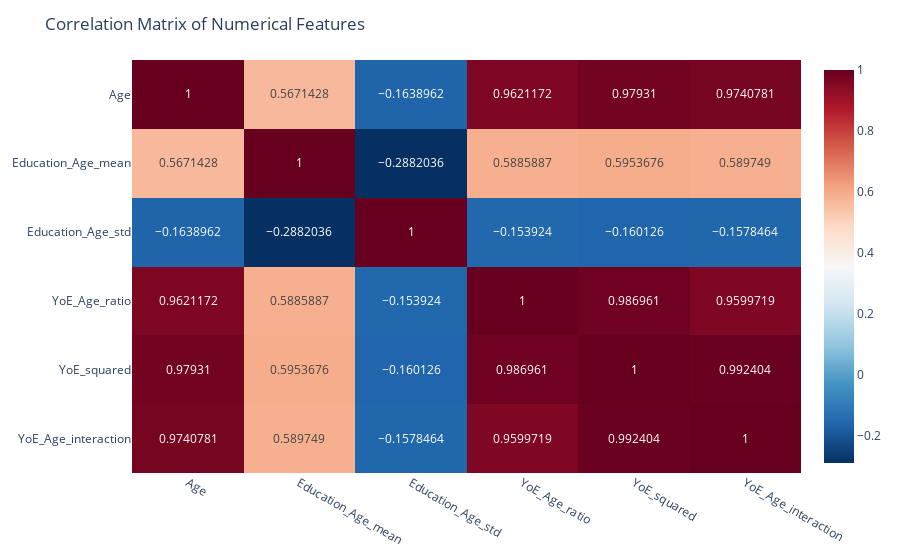

This figure's notebook cell:
### Code cell
# Analyze correlated features
corr_matrix = X.select(num_cols).to_pandas().corr()
fig = px.imshow(corr_matrix, text_auto=True, aspect="auto", color_continuous_scale='RdBu_r')
fig.update_layout(title='Correlation Matrix of Numerical Features')
fig.show()

### Figure 1 — Plotly figure (JSON) as saved in the notebook; plotly's stock layout.template omitted (floating-point values rounded to 4 significant figures)
{"data": [{"coloraxis": "coloraxis", "hovertemplate": "x: %{x}<br>y: %{y}<br>color: %{z}<extra></extra>", "name": "0", "texttemplate": "%{z}", "type": "heatmap", "x": ["Age", "Education_Age_mean", "Education_Age_std", "YoE_Age_ratio", "YoE_squared", "YoE_Age_interaction"], "xaxis": "x", "y": ["Age", "Education_Age_mean", "Education_Age_std", "YoE_Age_ratio", "YoE_squared", "YoE_Age_interaction"], "yaxis": "y", "z": [[1.0, 0.5671, -0.1639, 0.9621, 0.9793, 0.9741], [0.5671, 1.0, -0.2882, 0.5886, 0.5954, 0.5897], [-0.1639, -0.2882, 1.0, -0.1539, -0.1601, -0.1578], [0.9621, 0.5886, -0.1539, 1.0, 0.987, 0.96], [0.9793, 0.5954, -0.1601, 0.987, 1.0, 0.9924], [0.9741, 0.5897, -0.1578, 0.96, 0.9924, 1.0]]}], "layout": {"coloraxis": {"colorscale": [[0, "rgb(5,48,97)"], [0.1, "rgb(33,102,172)"], [0.2, "rgb(67,147,195)"], [0.3, "rgb(146,197,222)"], [0.4, "rgb(209,229,240)"], [0.5, "rgb(247,247,247)"], [0.6, "rgb(253,219,199)"], [0.7, "rgb(244,165,130)"], [0.8, "rgb(214,96,77)"], [0.9, "rgb(178,24,43)"], [1, "rgb(103,0,31)"]]}, "margin": {"t": 60}, "title": {"text": "Correlation Matrix of Numerical Features"}, "xaxis": {"anchor": "y", "domain": [0, 1]}, "yaxis": {"anchor": "x", "autorange": "reversed", "domain": [0, 1]}}}
